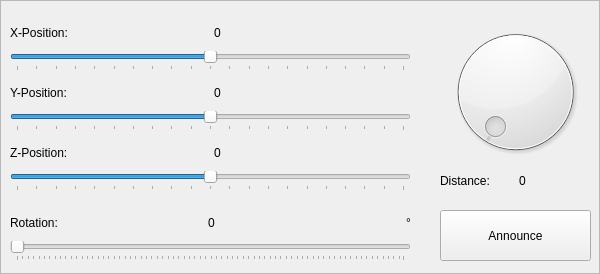
<?xml version="1.0" encoding="UTF-8"?>
<ui version="4.0">
 <class>Frame</class>
 <widget class="QFrame" name="Frame">
  <property name="geometry">
   <rect>
    <x>0</x>
    <y>0</y>
    <width>600</width>
    <height>274</height>
   </rect>
  </property>
  <property name="windowTitle">
   <string>Virtual Sensor</string>
  </property>
  <property name="frameShape">
   <enum>QFrame::StyledPanel</enum>
  </property>
  <property name="frameShadow">
   <enum>QFrame::Raised</enum>
  </property>
  <widget class="QWidget" name="verticalLayoutWidget">
   <property name="geometry">
    <rect>
     <x>10</x>
     <y>20</y>
     <width>401</width>
     <height>51</height>
    </rect>
   </property>
   <layout class="QVBoxLayout" name="verticalLayout">
    <item>
     <layout class="QHBoxLayout" name="horizontalLayout">
      <item>
       <widget class="QLabel" name="label">
        <property name="text">
         <string>X-Position:</string>
        </property>
       </widget>
      </item>
      <item>
       <widget class="QLabel" name="label_X">
        <property name="layoutDirection">
         <enum>Qt::RightToLeft</enum>
        </property>
        <property name="text">
         <string>0</string>
        </property>
       </widget>
      </item>
     </layout>
    </item>
    <item>
     <widget class="QSlider" name="sliderX">
      <property name="minimum">
       <number>-500</number>
      </property>
      <property name="maximum">
       <number>500</number>
      </property>
      <property name="orientation">
       <enum>Qt::Horizontal</enum>
      </property>
      <property name="tickPosition">
       <enum>QSlider::TicksBelow</enum>
      </property>
      <property name="tickInterval">
       <number>50</number>
      </property>
     </widget>
    </item>
   </layout>
  </widget>
  <widget class="QWidget" name="verticalLayoutWidget_2">
   <property name="geometry">
    <rect>
     <x>10</x>
     <y>80</y>
     <width>401</width>
     <height>51</height>
    </rect>
   </property>
   <layout class="QVBoxLayout" name="verticalLayout_2">
    <item>
     <layout class="QHBoxLayout" name="horizontalLayout_2">
      <item>
       <widget class="QLabel" name="label_3">
        <property name="text">
         <string>Y-Position:</string>
        </property>
       </widget>
      </item>
      <item>
       <widget class="QLabel" name="label_Y">
        <property name="layoutDirection">
         <enum>Qt::RightToLeft</enum>
        </property>
        <property name="text">
         <string>0</string>
        </property>
       </widget>
      </item>
     </layout>
    </item>
    <item>
     <widget class="QSlider" name="sliderY">
      <property name="minimum">
       <number>-500</number>
      </property>
      <property name="maximum">
       <number>500</number>
      </property>
      <property name="orientation">
       <enum>Qt::Horizontal</enum>
      </property>
      <property name="tickPosition">
       <enum>QSlider::TicksBelow</enum>
      </property>
      <property name="tickInterval">
       <number>50</number>
      </property>
     </widget>
    </item>
   </layout>
  </widget>
  <widget class="QWidget" name="verticalLayoutWidget_3">
   <property name="geometry">
    <rect>
     <x>10</x>
     <y>140</y>
     <width>401</width>
     <height>51</height>
    </rect>
   </property>
   <layout class="QVBoxLayout" name="verticalLayout_3">
    <item>
     <layout class="QHBoxLayout" name="horizontalLayout_3">
      <item>
       <widget class="QLabel" name="label_5">
        <property name="text">
         <string>Z-Position:</string>
        </property>
       </widget>
      </item>
      <item>
       <widget class="QLabel" name="label_Z">
        <property name="layoutDirection">
         <enum>Qt::RightToLeft</enum>
        </property>
        <property name="text">
         <string>0</string>
        </property>
       </widget>
      </item>
     </layout>
    </item>
    <item>
     <widget class="QSlider" name="sliderZ">
      <property name="minimum">
       <number>-500</number>
      </property>
      <property name="maximum">
       <number>500</number>
      </property>
      <property name="orientation">
       <enum>Qt::Horizontal</enum>
      </property>
      <property name="tickPosition">
       <enum>QSlider::TicksBelow</enum>
      </property>
      <property name="tickInterval">
       <number>50</number>
      </property>
     </widget>
    </item>
   </layout>
  </widget>
  <widget class="QPushButton" name="pushButton_Connect">
   <property name="geometry">
    <rect>
     <x>440</x>
     <y>210</y>
     <width>151</width>
     <height>51</height>
    </rect>
   </property>
   <property name="text">
    <string>Announce</string>
   </property>
  </widget>
  <widget class="QWidget" name="verticalLayoutWidget_4">
   <property name="geometry">
    <rect>
     <x>440</x>
     <y>20</y>
     <width>151</width>
     <height>171</height>
    </rect>
   </property>
   <layout class="QVBoxLayout" name="verticalLayout_4">
    <item>
     <widget class="QDial" name="dial">
      <property name="minimumSize">
       <size>
        <width>0</width>
        <height>144</height>
       </size>
      </property>
      <property name="wrapping">
       <bool>false</bool>
      </property>
     </widget>
    </item>
    <item>
     <layout class="QHBoxLayout" name="horizontalLayout_4">
      <item>
       <widget class="QLabel" name="label_2">
        <property name="text">
         <string>Distance:</string>
        </property>
       </widget>
      </item>
      <item>
       <widget class="QLabel" name="label_Dist">
        <property name="layoutDirection">
         <enum>Qt::RightToLeft</enum>
        </property>
        <property name="text">
         <string>0</string>
        </property>
       </widget>
      </item>
     </layout>
    </item>
   </layout>
  </widget>
  <widget class="QWidget" name="verticalLayoutWidget_5">
   <property name="geometry">
    <rect>
     <x>10</x>
     <y>210</y>
     <width>401</width>
     <height>51</height>
    </rect>
   </property>
   <layout class="QVBoxLayout" name="verticalLayout_5">
    <item>
     <layout class="QHBoxLayout" name="horizontalLayout_5">
      <item>
       <widget class="QLabel" name="label_6">
        <property name="text">
         <string>Rotation:</string>
        </property>
       </widget>
      </item>
      <item>
       <widget class="QLabel" name="label_R">
        <property name="layoutDirection">
         <enum>Qt::RightToLeft</enum>
        </property>
        <property name="text">
         <string>0</string>
        </property>
       </widget>
      </item>
      <item>
       <widget class="QLabel" name="label_4">
        <property name="sizePolicy">
         <sizepolicy hsizetype="Preferred" vsizetype="Preferred">
          <horstretch>0</horstretch>
          <verstretch>0</verstretch>
         </sizepolicy>
        </property>
        <property name="maximumSize">
         <size>
          <width>5</width>
          <height>16777215</height>
         </size>
        </property>
        <property name="text">
         <string>°</string>
        </property>
       </widget>
      </item>
     </layout>
    </item>
    <item>
     <widget class="QSlider" name="sliderR">
      <property name="minimum">
       <number>0</number>
      </property>
      <property name="maximum">
       <number>359</number>
      </property>
      <property name="orientation">
       <enum>Qt::Horizontal</enum>
      </property>
      <property name="tickPosition">
       <enum>QSlider::TicksBelow</enum>
      </property>
      <property name="tickInterval">
       <number>5</number>
      </property>
     </widget>
    </item>
   </layout>
  </widget>
 </widget>
 <resources/>
 <connections/>
</ui>
